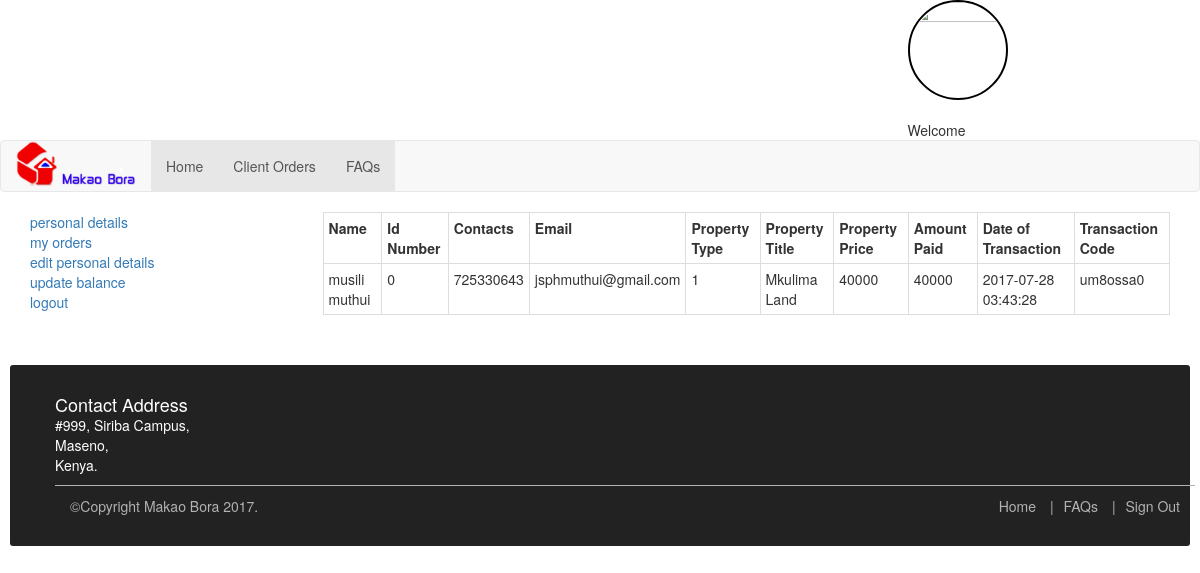
Page /Tenants/client_orders.php on the committed database.
### tables this page shows
CREATE TABLE `orders` (
  `order_id` tinyint(3) NOT NULL,
  `customer_name` varchar(255) NOT NULL,
  `customer_idno` int(100) NOT NULL,
  `customer_contacts` bigint(100) NOT NULL,
  `customer_email` varchar(255) NOT NULL,
  `customer_type` int(100) NOT NULL,
  `property_cat` int(100) NOT NULL,
  `property_type` int(100) NOT NULL,
  `property_title` text NOT NULL,
  `property_owner` varchar(255) NOT NULL,
  `property_price` int(100) NOT NULL,
  `amount_paid` int(100) NOT NULL,
  `agent_amount` int(100) NOT NULL DEFAULT '0',
  `landlord_amount` int(11) NOT NULL DEFAULT '0',
  `transaction_code` varchar(255) NOT NULL,
  `date_of_transaction` timestamp NOT NULL DEFAULT CURRENT_TIMESTAMP
);

### Tenants/function/tenants_function.php (the view, shortened to what this page needs)
<?php
$con = mysqli_connect("localhost","root","","makao");
	function get_profile_pic()
	{
		echo "
		<img src='images/$profile_pic' height=100 width=100 style='border:2px solid black;' class='img-responsive img-circle'>";
	}
	function get_client_orders()
	{
		global $con;
		$get_customer_details="select * from orders where customer_idno='".$_SESSION['idno']."'";
		$get_customer_details_results=mysqli_query( $con,$get_customer_details);
		if (mysqli_num_rows($get_customer_details_results)>0)
		{
			echo "<table class=' table table-bordered table-condensed table-hover table-responsive'>
							<tr>
								<th>Name </th>
								<th>Id Number</th>
								<th>Contacts</th>
								<th>Email</th>
								<th>Property Type</th>
								<th>Property Title</th>
								<th>Property Price</th>
								<th>Amount Paid</th>
								<th>Date of Transaction</th>
								<th>Transaction Code</th>
							</tr>";
				while($results_row=mysqli_fetch_array($get_customer_details_results))
				{
					$name=$results_row['customer_name'];
					$idno=$results_row['customer_idno'];
					$contact=$results_row['customer_contacts'];
					$email=$results_row['customer_email'];
					$property_type=$results_row['property_type'];
					$property_title=$results_row['property_title'];
					$property_price=$results_row['property_price'];
					$amount_paid=$results_row['amount_paid'];
					$transaction_code=$results_row['transaction_code'];
					$date_of_transaction=$results_row['date_of_transaction'];
				echo "
							<tr>
								<td>$name</td>
								<td>$idno</td>
								<td>$contact</td>
								<td>$email</td>
								<td>$property_type</td>
								<td>$property_title</td>
								<td>$property_price</td>
								<td>$amount_paid</td>
								<td>$date_of_transaction</td>
								<td>$transaction_code</td>
				</tr>";}
						echo "</table>";
						}
			else
			{
				echo "You Dont Have Any Orders!!!";
			}
	}
?>

### style/style.css (style rules this page uses)
html, body, div, span, applet, object, iframe, h1, h2, h3, h4, h5, h6, p, blockquote, pre, a, abbr, acronym, address, big, cite, code, del, dfn, em, img, ins, kbd, q, s, samp, small, strike, strong, sub, sup, tt, var, b, u, i, center, dl, dt, dd, ol, ul, li, fieldset, form, label, legend, table, caption, tbody, tfoot, thead, tr, th, td, article, aside, canvas, details, embed, figure, figcaption, footer, header, hgroup, menu, nav, output, ruby, section, summary, time, mark, audio, video { margin: 0; padding: 0; border: 0; vertical-align: baseline; }

### rows in the picture
orders: customer_name "musili muthui", customer_idno "0", customer_contacts "725330643", customer_email "jsphmuthui@gmail.com", property_type "1", property_title "Mkulima Land", property_price "40000", amount_paid "40000", date_of_transaction "2017-07-28 03:43:28", transaction_code "um8ossa0"
